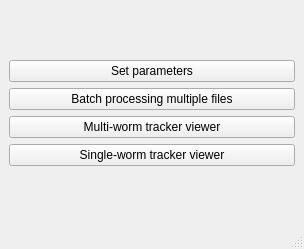
<?xml version="1.0" encoding="UTF-8"?>
<ui version="4.0">
 <class>SelectApp</class>
 <widget class="QMainWindow" name="SelectApp">
  <property name="geometry">
   <rect>
    <x>0</x>
    <y>0</y>
    <width>304</width>
    <height>249</height>
   </rect>
  </property>
  <property name="windowTitle">
   <string>Select App</string>
  </property>
  <widget class="QWidget" name="centralwidget">
   <layout class="QVBoxLayout" name="verticalLayout_2">
    <item>
     <layout class="QVBoxLayout" name="verticalLayout">
      <item>
       <widget class="QPushButton" name="pushButton_paramGUI">
        <property name="text">
         <string>Set parameters</string>
        </property>
       </widget>
      </item>
      <item>
       <widget class="QPushButton" name="pushButton_batchProcess">
        <property name="text">
         <string>Batch processing multiple files</string>
        </property>
       </widget>
      </item>
      <item>
       <widget class="QPushButton" name="pushButton_MWViewer">
        <property name="text">
         <string>Multi-worm tracker viewer</string>
        </property>
       </widget>
      </item>
      <item>
       <widget class="QPushButton" name="pushButton_SWViewer">
        <property name="text">
         <string>Single-worm tracker viewer</string>
        </property>
       </widget>
      </item>
     </layout>
    </item>
   </layout>
  </widget>
  <widget class="QMenuBar" name="menubar">
   <property name="geometry">
    <rect>
     <x>0</x>
     <y>0</y>
     <width>304</width>
     <height>22</height>
    </rect>
   </property>
  </widget>
  <widget class="QStatusBar" name="statusbar"/>
 </widget>
 <resources/>
 <connections/>
</ui>
